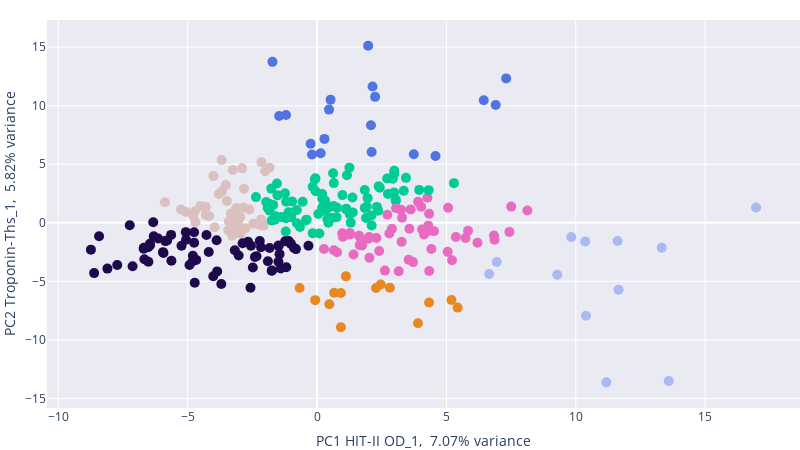

This figure's notebook cell:
### Markdown cell above
#### Hierarchical Clustering

### Code cell
cluster_pca_labor_inter = AgglomerativeClustering(n_clusters=7, affinity='euclidean', linkage='ward')  
cluster_pca_labor_inter.fit_predict(pca_data_labor_inter)
fig = go.Figure([go.Scatter(x=pca_data_labor_inter[:,0], 
                            y=pca_data_labor_inter[:,1], 
                            marker={'color':cluster_pca_labor_inter.labels_, 'size':10}, 
                            mode='markers',
                            text=sorted(df.FallNr.unique()),
                            hovertemplate='%{text}<br><extra></extra>',
                            marker_colorscale=['#1e094c', '#FFFFFF', '#5274e3', '#00CC96', '#5274e3', '#5274e3', '#e86bc1', '#B6E880', '#FF97FF', '#e88820'])])
fig.update_layout(
    margin={'l': 0, 'r': 0, 't': 20, 'b': 0},
    title={
        'y':0.9,
        'x':0.5,
        'xanchor': 'center',
        'yanchor': 'top'},
    autosize=True,
    width=800,
    height=450,
    xaxis_title="PC1 "+str(df_pca_labor_inter.values[0,1])+','+str("{:6.2f}".format(pca_labor_inter.explained_variance_ratio_[0]*100))+'% variance',
    yaxis_title="PC2 "+str(df_pca_labor_inter.values[1,1])+','+str("{:6.2f}".format(pca_labor_inter.explained_variance_ratio_[1]*100))+'% variance')
fig.update_layout(plot_bgcolor='#eaeaf2')
fig.show()
fig.write_image(image_path+'cluster_labor_inter_pca.png')

fig.write_html(image_path+'cluster_labor_inter_pca.html')

### Figure 1 — Plotly figure (JSON) as saved in the notebook; plotly's stock layout.template omitted (floating-point values rounded to 4 significant figures; data arrays with more than 128 entries replaced by an {"elided": "..."} marker saying what was removed)
{"data": [{"hovertemplate": "%{text}<br><extra></extra>", "marker": {"color": {"elided": "294 int values"}, "colorscale": [[0, "#1e094c"], [0.1111, "#FFFFFF"], [0.2222, "#5274e3"], [0.3333, "#00CC96"], [0.4444, "#5274e3"], [0.5556, "#5274e3"], [0.6667, "#e86bc1"], [0.7778, "#B6E880"], [0.8889, "#FF97FF"], [1, "#e88820"]], "size": 10}, "mode": "markers", "text": {"elided": "294 str values"}, "type": "scatter", "x": {"elided": "294 float values"}, "y": {"elided": "294 float values"}}], "layout": {"autosize": true, "height": 450, "margin": {"b": 0, "l": 0, "r": 0, "t": 20}, "plot_bgcolor": "#eaeaf2", "title": {"x": 0.5, "xanchor": "center", "y": 0.9, "yanchor": "top"}, "width": 800, "xaxis": {"title": {"text": "PC1 HIT-II OD_1,  7.07% variance"}}, "yaxis": {"title": {"text": "PC2 Troponin-Ths_1,  5.82% variance"}}}}
